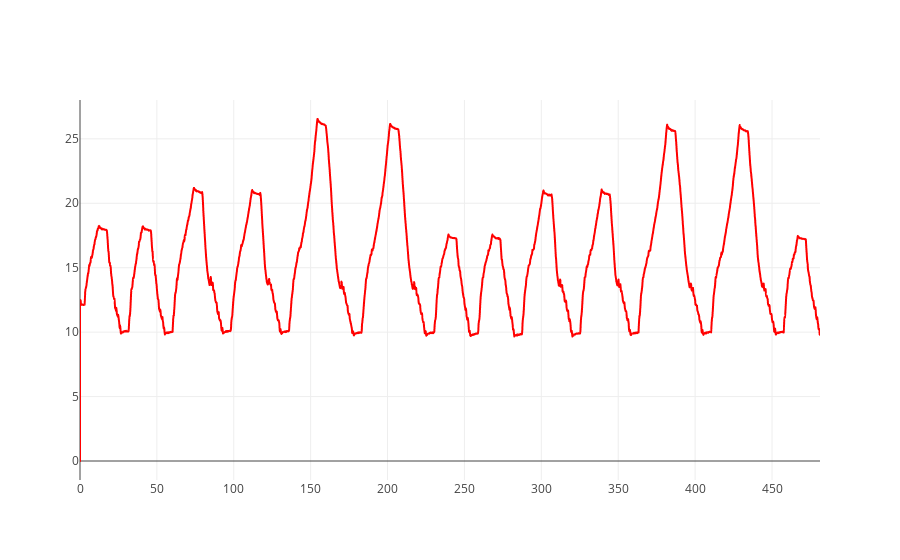

Notebook cell for this chart:
### Code cell
traceN = go.Scattergl(
        x =  ForceData['cstm'],
        y =  ForceData['cssj'],
        name = "Force Data",
         mode = 'line',
        marker = dict(
        color = 'red',
#         line = dict(width = 1)
    )
        )

figureN = {
    'data': []
}
figureN['data'] =[traceN]
    #draw plot
iplot(figureN, filename='axes-booleans')

### Figure 1 — Plotly figure (JSON) as saved in the notebook; plotly's stock layout.template omitted (floating-point values rounded to 4 significant figures; data arrays with more than 128 entries replaced by an {"elided": "..."} marker saying what was removed)
{"data": [{"marker": {"color": "red"}, "mode": "line", "name": "Force Data", "type": "scattergl", "x": {"elided": "2409 float values"}, "y": {"elided": "2409 float values"}}], "layout": {}}
